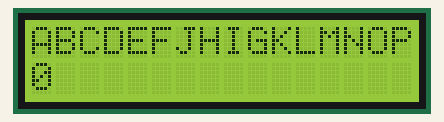
The sketch below on a simulated Arduino Uno, built with avr-gcc and run on an emulated ATmega328P. Shown: 16×2 character LCD.

Above: at 0.1 s.
At 4.1 s:
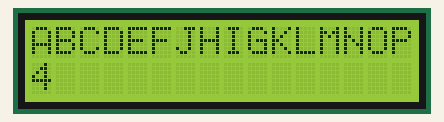
At 9.1 s:
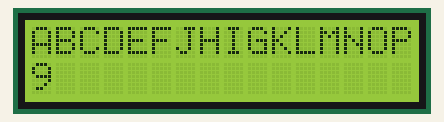
At 19.1 s:
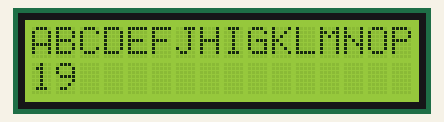
At 29.1 s:
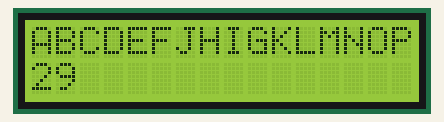
At 39.1 s:
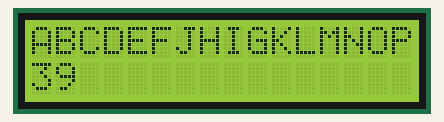

Measured:
- what the display in image 1 shows lasts 1.0 s, from 4.0 s to 5.0 s

The sketch:

sketch_jan14b_lcd_i2c.ino
```cpp
#include <Wire.h>
#include <LiquidCrystal_I2C.h>

LiquidCrystal_I2C lcd(0x3F,16,2);

void setup() {
  // put your setup code here, to run once:
  lcd.init();
  lcd.backlight();
  // lcd.clear(); // очистка дисплея
  lcd.print("ABCDEFJHIGKLMNOPST");

}

void loop() {
  // put your main code here, to run repeatedly:
  lcd.setCursor(0, 1);
  lcd.print(millis()/1000);
}
```
